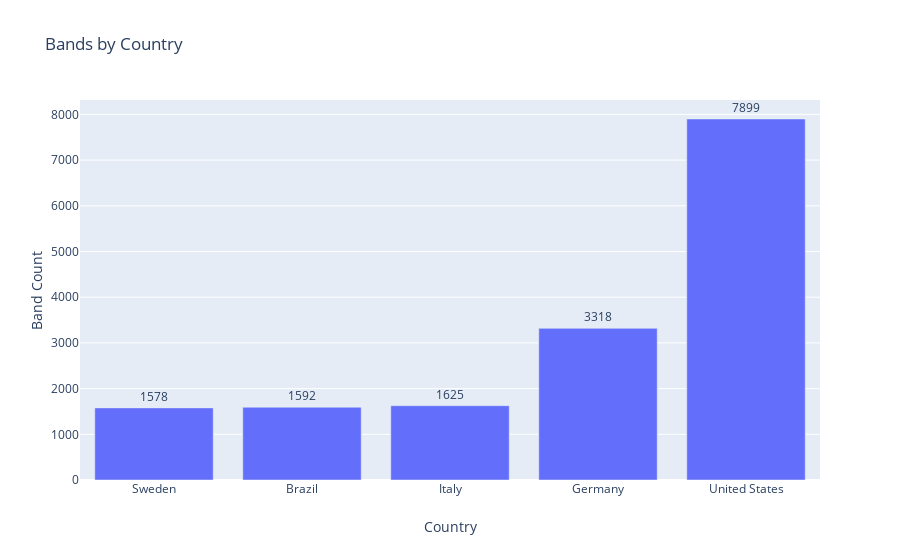

The notebook cell saved with this chart:
### Code cell
#Country count
data_plot = go.Bar(
    x=bands['country'].value_counts().sort_values().head(5).index,
    y=bands['country'].value_counts().sort_values().head(5).values,
    text=bands['country'].value_counts().sort_values().head(5).values,
    textposition='outside'
)

layout = go.Layout(
    title='Bands by Country',
    xaxis=dict(title='Country'),
    yaxis={'title':'Band Count'}
)

fig = go.Figure(data=data_plot, layout=layout)

py.iplot(fig)

### Figure 1 — Plotly figure (JSON) as saved in the notebook; plotly's stock layout.template omitted (floating-point values rounded to 4 significant figures)
{"data": [{"text": [1578, 1592, 1625, 3318, 7899], "textposition": "outside", "type": "bar", "x": ["Sweden", "Brazil", "Italy", "Germany", "United States"], "y": [1578, 1592, 1625, 3318, 7899]}], "layout": {"title": {"text": "Bands by Country"}, "xaxis": {"title": {"text": "Country"}}, "yaxis": {"title": {"text": "Band Count"}}}}
